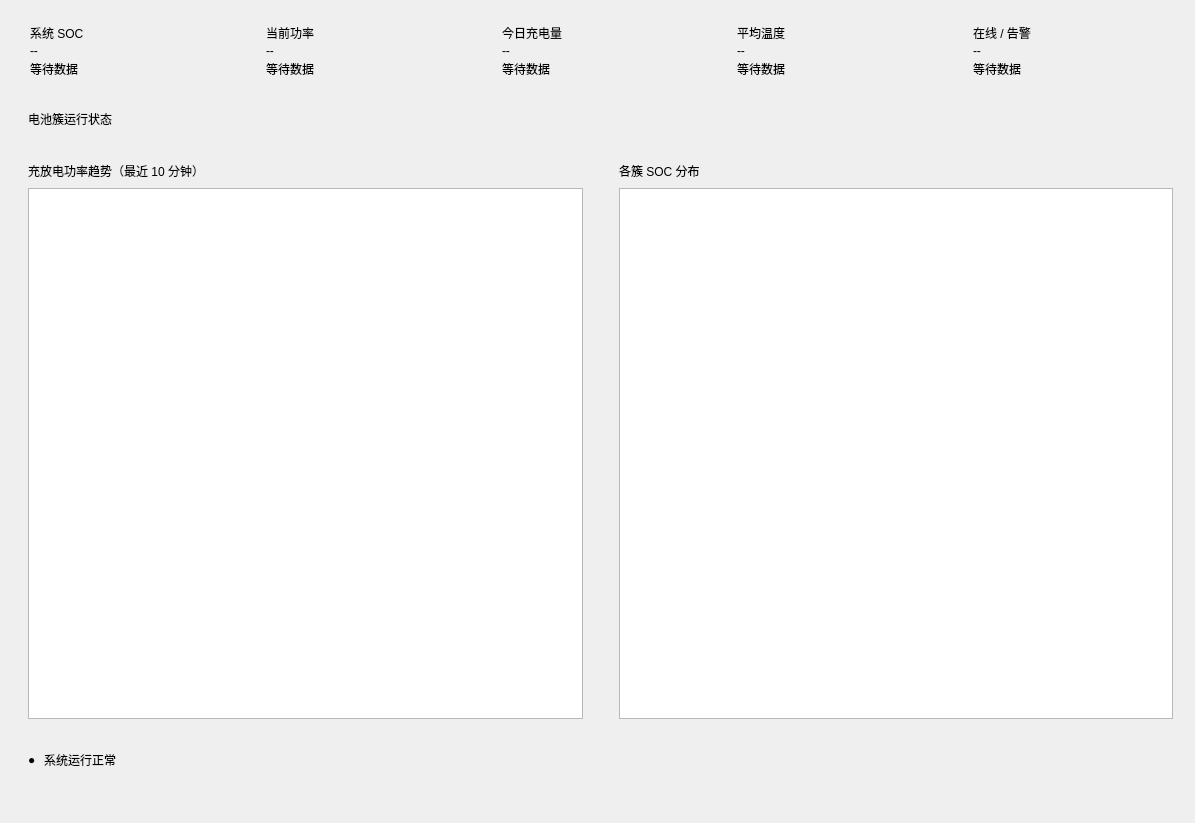
<?xml version="1.0" encoding="UTF-8"?>
<ui version="4.0">
 <class>DashBoard</class>
 <widget class="QWidget" name="DashBoard">
  <property name="geometry">
   <rect>
    <x>0</x>
    <y>0</y>
    <width>1195</width>
    <height>823</height>
   </rect>
  </property>
  <property name="windowTitle">
   <string>Form</string>
  </property>
  <widget class="QScrollArea" name="scroll">
   <property name="geometry">
    <rect>
     <x>0</x>
     <y>0</y>
     <width>1201</width>
     <height>791</height>
    </rect>
   </property>
   <property name="frameShape">
    <enum>QFrame::Shape::NoFrame</enum>
   </property>
   <property name="widgetResizable">
    <bool>true</bool>
   </property>
   <widget class="QWidget" name="scrollContent">
    <property name="geometry">
     <rect>
      <x>0</x>
      <y>0</y>
      <width>1201</width>
      <height>791</height>
     </rect>
    </property>
    <layout class="QVBoxLayout" name="layPage">
     <property name="spacing">
      <number>12</number>
     </property>
     <property name="leftMargin">
      <number>16</number>
     </property>
     <property name="topMargin">
      <number>14</number>
     </property>
     <property name="rightMargin">
      <number>16</number>
     </property>
     <property name="bottomMargin">
      <number>14</number>
     </property>
     <item>
      <layout class="QHBoxLayout" name="kpiRow" stretch="1,1,1,1,1">
       <property name="spacing">
        <number>10</number>
       </property>
       <item>
        <widget class="QFrame" name="kpiCard0">
         <property name="class" stdset="0">
          <string>kpiCard</string>
         </property>
         <layout class="QVBoxLayout" name="layKpi0">
          <property name="spacing">
           <number>2</number>
          </property>
          <property name="leftMargin">
           <number>14</number>
          </property>
          <property name="topMargin">
           <number>10</number>
          </property>
          <property name="rightMargin">
           <number>14</number>
          </property>
          <property name="bottomMargin">
           <number>10</number>
          </property>
          <item>
           <widget class="QLabel" name="lblKpiTitle0">
            <property name="text">
             <string>系统 SOC</string>
            </property>
            <property name="class" stdset="0">
             <string>kpiTitle</string>
            </property>
           </widget>
          </item>
          <item>
           <widget class="QLabel" name="lblKpiValue0">
            <property name="text">
             <string>--</string>
            </property>
            <property name="class" stdset="0">
             <string>kpiValue</string>
            </property>
           </widget>
          </item>
          <item>
           <widget class="QLabel" name="lblKpiSub0">
            <property name="text">
             <string>等待数据</string>
            </property>
            <property name="class" stdset="0">
             <string>kpiSub</string>
            </property>
           </widget>
          </item>
         </layout>
        </widget>
       </item>
       <item>
        <widget class="QFrame" name="kpiCard1">
         <property name="class" stdset="0">
          <string>kpiCard</string>
         </property>
         <layout class="QVBoxLayout" name="layKpi1">
          <property name="spacing">
           <number>2</number>
          </property>
          <property name="leftMargin">
           <number>14</number>
          </property>
          <property name="topMargin">
           <number>10</number>
          </property>
          <property name="rightMargin">
           <number>14</number>
          </property>
          <property name="bottomMargin">
           <number>10</number>
          </property>
          <item>
           <widget class="QLabel" name="lblKpiTitle1">
            <property name="text">
             <string>当前功率</string>
            </property>
            <property name="class" stdset="0">
             <string>kpiTitle</string>
            </property>
           </widget>
          </item>
          <item>
           <widget class="QLabel" name="lblKpiValue1">
            <property name="text">
             <string>--</string>
            </property>
            <property name="class" stdset="0">
             <string>kpiValue</string>
            </property>
           </widget>
          </item>
          <item>
           <widget class="QLabel" name="lblKpiSub1">
            <property name="text">
             <string>等待数据</string>
            </property>
            <property name="class" stdset="0">
             <string>kpiSub</string>
            </property>
           </widget>
          </item>
         </layout>
        </widget>
       </item>
       <item>
        <widget class="QFrame" name="kpiCard2">
         <property name="class" stdset="0">
          <string>kpiCard</string>
         </property>
         <layout class="QVBoxLayout" name="layKpi2">
          <property name="spacing">
           <number>2</number>
          </property>
          <property name="leftMargin">
           <number>14</number>
          </property>
          <property name="topMargin">
           <number>10</number>
          </property>
          <property name="rightMargin">
           <number>14</number>
          </property>
          <property name="bottomMargin">
           <number>10</number>
          </property>
          <item>
           <widget class="QLabel" name="lblKpiTitle2">
            <property name="text">
             <string>今日充电量</string>
            </property>
            <property name="class" stdset="0">
             <string>kpiTitle</string>
            </property>
           </widget>
          </item>
          <item>
           <widget class="QLabel" name="lblKpiValue2">
            <property name="text">
             <string>--</string>
            </property>
            <property name="class" stdset="0">
             <string>kpiValue</string>
            </property>
           </widget>
          </item>
          <item>
           <widget class="QLabel" name="lblKpiSub2">
            <property name="text">
             <string>等待数据</string>
            </property>
            <property name="class" stdset="0">
             <string>kpiSub</string>
            </property>
           </widget>
          </item>
         </layout>
        </widget>
       </item>
       <item>
        <widget class="QFrame" name="kpiCard3">
         <property name="class" stdset="0">
          <string>kpiCard</string>
         </property>
         <layout class="QVBoxLayout" name="layKpi3">
          <property name="spacing">
           <number>2</number>
          </property>
          <property name="leftMargin">
           <number>14</number>
          </property>
          <property name="topMargin">
           <number>10</number>
          </property>
          <property name="rightMargin">
           <number>14</number>
          </property>
          <property name="bottomMargin">
           <number>10</number>
          </property>
          <item>
           <widget class="QLabel" name="lblKpiTitle3">
            <property name="text">
             <string>平均温度</string>
            </property>
            <property name="class" stdset="0">
             <string>kpiTitle</string>
            </property>
           </widget>
          </item>
          <item>
           <widget class="QLabel" name="lblKpiValue3">
            <property name="text">
             <string>--</string>
            </property>
            <property name="class" stdset="0">
             <string>kpiValue</string>
            </property>
           </widget>
          </item>
          <item>
           <widget class="QLabel" name="lblKpiSub3">
            <property name="text">
             <string>等待数据</string>
            </property>
            <property name="class" stdset="0">
             <string>kpiSub</string>
            </property>
           </widget>
          </item>
         </layout>
        </widget>
       </item>
       <item>
        <widget class="QFrame" name="kpiCard4">
         <property name="class" stdset="0">
          <string>kpiCard</string>
         </property>
         <layout class="QVBoxLayout" name="layKpi4">
          <property name="spacing">
           <number>2</number>
          </property>
          <property name="leftMargin">
           <number>14</number>
          </property>
          <property name="topMargin">
           <number>10</number>
          </property>
          <property name="rightMargin">
           <number>14</number>
          </property>
          <property name="bottomMargin">
           <number>10</number>
          </property>
          <item>
           <widget class="QLabel" name="lblKpiTitle4">
            <property name="text">
             <string>在线 / 告警</string>
            </property>
            <property name="class" stdset="0">
             <string>kpiTitle</string>
            </property>
           </widget>
          </item>
          <item>
           <widget class="QLabel" name="lblKpiValue4">
            <property name="text">
             <string>--</string>
            </property>
            <property name="class" stdset="0">
             <string>kpiValue</string>
            </property>
           </widget>
          </item>
          <item>
           <widget class="QLabel" name="lblKpiSub4">
            <property name="text">
             <string>等待数据</string>
            </property>
            <property name="class" stdset="0">
             <string>kpiSub</string>
            </property>
           </widget>
          </item>
         </layout>
        </widget>
       </item>
      </layout>
     </item>
     <item>
      <layout class="QHBoxLayout" name="midRow">
       <property name="spacing">
        <number>12</number>
       </property>
       <item>
        <widget class="QFrame" name="panelClusterWall">
         <property name="class" stdset="0">
          <string>panel</string>
         </property>
         <layout class="QVBoxLayout" name="layWall">
          <property name="spacing">
           <number>10</number>
          </property>
          <property name="leftMargin">
           <number>12</number>
          </property>
          <property name="topMargin">
           <number>10</number>
          </property>
          <property name="rightMargin">
           <number>12</number>
          </property>
          <property name="bottomMargin">
           <number>12</number>
          </property>
          <item>
           <widget class="QLabel" name="lblWallTitle">
            <property name="text">
             <string>电池簇运行状态</string>
            </property>
            <property name="class" stdset="0">
             <string>panelTitle</string>
            </property>
           </widget>
          </item>
          <item>
           <layout class="QGridLayout" name="wallGrid">
            <property name="spacing">
             <number>10</number>
            </property>
           </layout>
          </item>
         </layout>
        </widget>
       </item>
      </layout>
     </item>
     <item>
      <layout class="QHBoxLayout" name="chartRow">
       <property name="spacing">
        <number>12</number>
       </property>
       <item>
        <widget class="QFrame" name="panelTrend">
         <property name="class" stdset="0">
          <string>panel</string>
         </property>
         <layout class="QVBoxLayout" name="layTrend">
          <property name="spacing">
           <number>8</number>
          </property>
          <property name="leftMargin">
           <number>12</number>
          </property>
          <property name="topMargin">
           <number>10</number>
          </property>
          <property name="rightMargin">
           <number>12</number>
          </property>
          <property name="bottomMargin">
           <number>12</number>
          </property>
          <item>
           <widget class="QLabel" name="lblTrendTitle">
            <property name="text">
             <string>充放电功率趋势（最近 10 分钟）</string>
            </property>
            <property name="class" stdset="0">
             <string>panelTitle</string>
            </property>
           </widget>
          </item>
          <item>
           <widget class="QChartView" name="trendView">
            <property name="minimumSize">
             <size>
              <width>0</width>
              <height>230</height>
             </size>
            </property>
            <property name="renderHints">
             <set>QPainter::RenderHint::Antialiasing</set>
            </property>
           </widget>
          </item>
         </layout>
        </widget>
       </item>
       <item>
        <widget class="QFrame" name="panelSoc">
         <property name="class" stdset="0">
          <string>panel</string>
         </property>
         <layout class="QVBoxLayout" name="laySoc">
          <property name="spacing">
           <number>8</number>
          </property>
          <property name="leftMargin">
           <number>12</number>
          </property>
          <property name="topMargin">
           <number>10</number>
          </property>
          <property name="rightMargin">
           <number>12</number>
          </property>
          <property name="bottomMargin">
           <number>12</number>
          </property>
          <item>
           <widget class="QLabel" name="lblSocTitle">
            <property name="text">
             <string>各簇 SOC 分布</string>
            </property>
            <property name="class" stdset="0">
             <string>panelTitle</string>
            </property>
           </widget>
          </item>
          <item>
           <widget class="QChartView" name="socView">
            <property name="minimumSize">
             <size>
              <width>0</width>
              <height>230</height>
             </size>
            </property>
            <property name="renderHints">
             <set>QPainter::RenderHint::Antialiasing</set>
            </property>
           </widget>
          </item>
         </layout>
        </widget>
       </item>
      </layout>
     </item>
     <item>
      <widget class="QFrame" name="alarmBar">
       <property name="class" stdset="0">
        <string>panel</string>
       </property>
       <layout class="QHBoxLayout" name="layAlarm">
        <property name="spacing">
         <number>8</number>
        </property>
        <property name="leftMargin">
         <number>12</number>
        </property>
        <property name="topMargin">
         <number>8</number>
        </property>
        <property name="rightMargin">
         <number>12</number>
        </property>
        <property name="bottomMargin">
         <number>8</number>
        </property>
        <item>
         <widget class="QLabel" name="lblAlarmDot">
          <property name="text">
           <string>●</string>
          </property>
         </widget>
        </item>
        <item>
         <widget class="QLabel" name="lblAlarmText">
          <property name="text">
           <string>系统运行正常</string>
          </property>
         </widget>
        </item>
        <item>
         <spacer name="spAlarm">
          <property name="orientation">
           <enum>Qt::Orientation::Horizontal</enum>
          </property>
          <property name="sizeHint" stdset="0">
           <size>
            <width>40</width>
            <height>10</height>
           </size>
          </property>
         </spacer>
        </item>
       </layout>
      </widget>
     </item>
    </layout>
   </widget>
  </widget>
 </widget>
 <customwidgets>
  <customwidget>
   <class>QChartView</class>
   <extends>QGraphicsView</extends>
   <header>qchartview.h</header>
  </customwidget>
 </customwidgets>
 <resources/>
 <connections/>
</ui>
